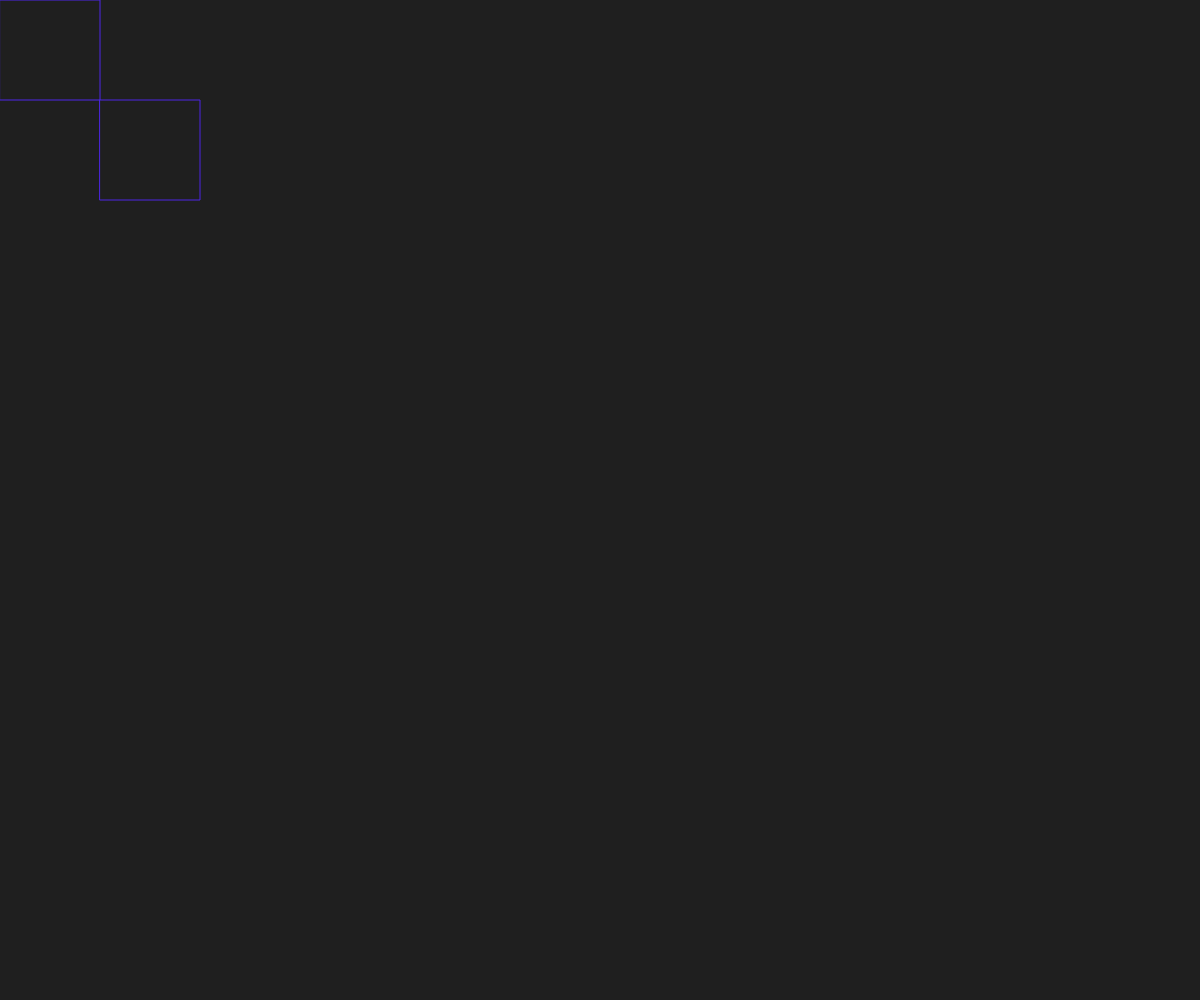
Frame 1 (no input)
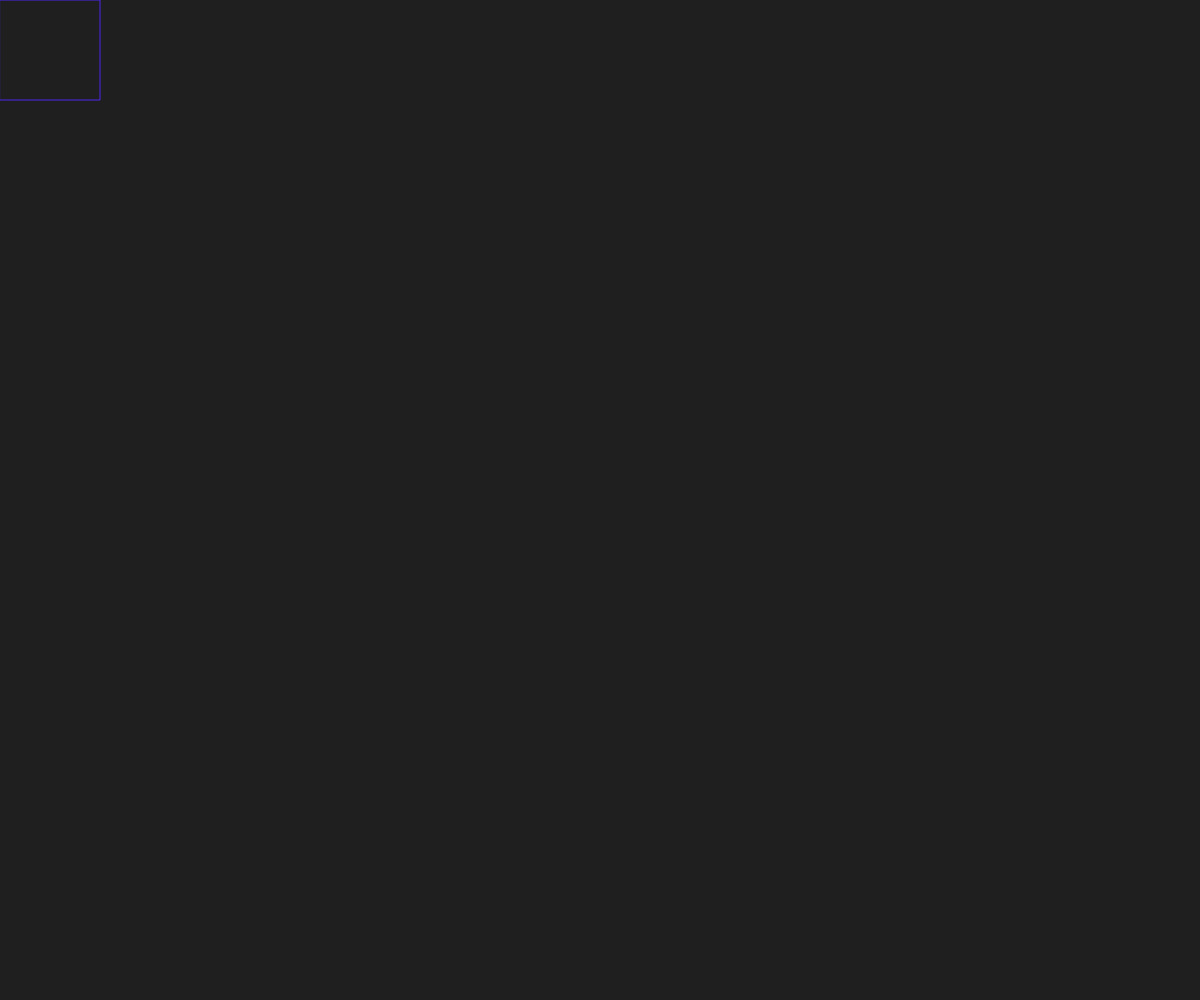
Frame 60 (no input)
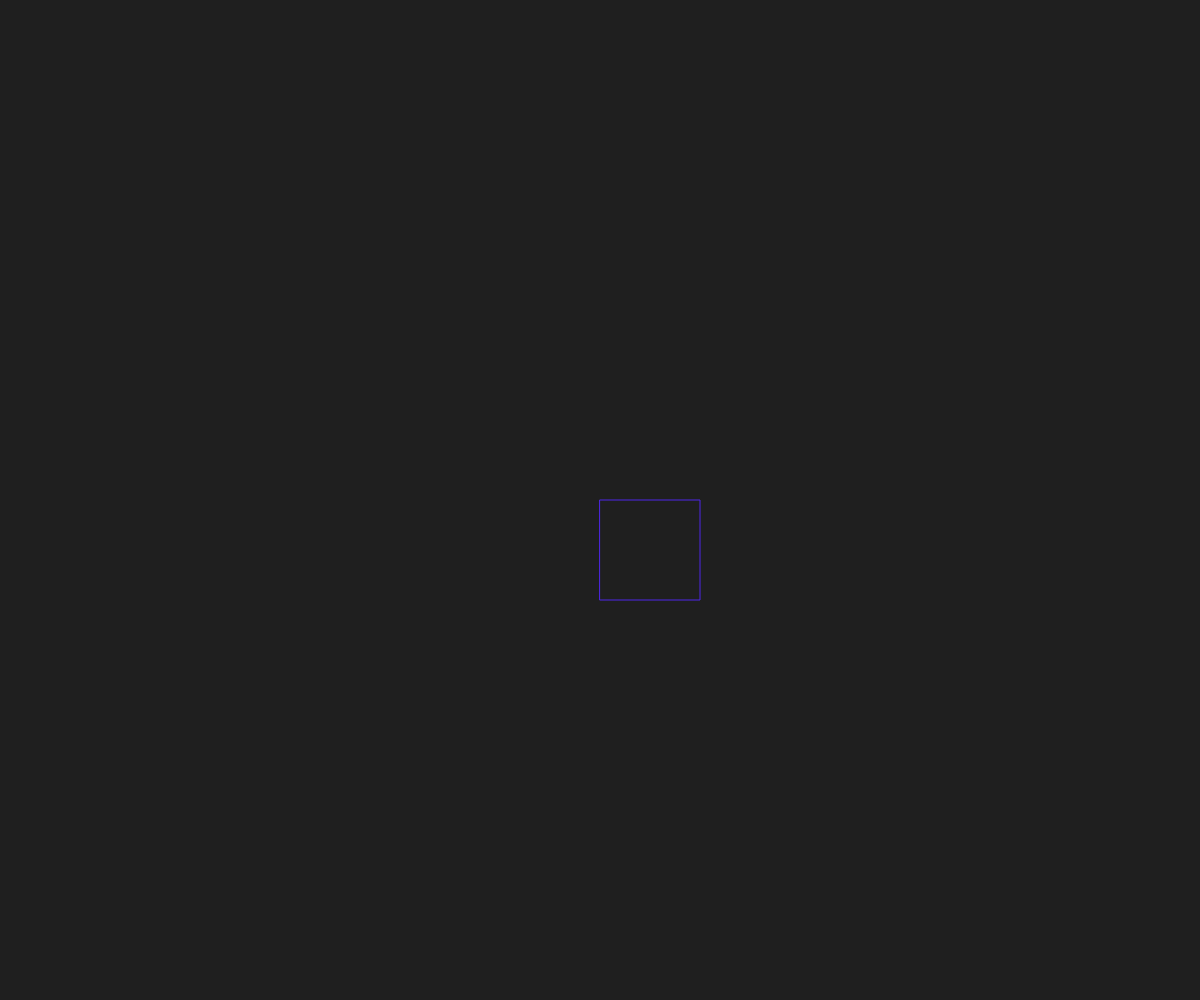
Frame 120 (the mouse pressed at the canvas centre since frame 60)

The p5.js sketch that drew these frames (run headless with seeded random() and noise() and a simulated clock; from frame 60 on, the mouse is pressed at the canvas centre):

// p5.js sketch
// ── sketch.js
const cellSize = 100;
const colorR = 79;
const colorG = 38;
const colorB = 233;
const bgColor = 31;
const startingAlpha = 255;
const probOfNeighbour = 0.5;
const amtFadePerFrame = 5;

let colorWithAlpha;
let numRows;
let numCols;
let currRow = -1;
let currCol = -1;
let allNeighbours = [];

function setup() {
    createCanvas(window.innerWidth, window.innerHeight);
    colorWithAlpha = color(colorR, colorG, colorB, startingAlpha);
    noFill();
    stroke(colorWithAlpha);
    strokeWeight(1);
    numRows = floor(windowHeight / cellSize);
    numCols = floor(windowWidth / cellSize);
}

function draw() {
    background(bgColor);
    let row = floor(mouseY / cellSize);
    let col = floor(mouseX / cellSize);

    if(row != currRow || col != currCol) {
        currRow = row;
        currCol = col;

        allNeighbours.push(...getRandomNeighbours(row, col));
    }

    let x = col * cellSize;
    let y = row * cellSize;

    stroke(colorWithAlpha);
    rect(x, y, cellSize, cellSize);
    for(let neighbour of allNeighbours) {
        let neighbourX = neighbour.col * cellSize;
        let neighbourY = neighbour.row * cellSize;  
        neighbour.opacity = max(0,neighbour.opacity - amtFadePerFrame);
        stroke(color(colorR, colorG, colorB, neighbour.opacity));
        rect(neighbourX, neighbourY, cellSize, cellSize);
    }
}

function getRandomNeighbours(row,col) {
    let neighnours = [];
    for(let drow = -1 ; drow <= 1 ; drow++) {
        for(let dcol = -1 ; dcol <= 1 ; dcol++) {
            let neighbour = [row + drow, col + dcol];

            let isCurrentCell = drow == 0 && dcol == 0;

            let isInBounds = 
                neighbour[0] >= 0 && neighbour[0] < numRows && 
                neighbour[1] >= 0 && neighbour[1] < numCols;


            if(!isCurrentCell && isInBounds && Math.random() < probOfNeighbour) {
                neighnours.push({
                    row: neighbour[0],
                    col: neighbour[1],
                    opacity: startingAlpha
                });
            }
        }
    }
    return neighnours;
}

function windowResized() {
    resizeCanvas(windowWidth, windowHeight);    
    numRows = floor(windowHeight / cellSize);
    numCols = floor(windowWidth / cellSize);
}
